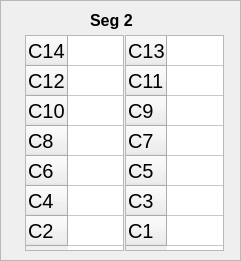
     <widget class="QFrame" name="frame_5">
      <property name="geometry">
       <rect>
        <x>250</x>
        <y>40</y>
        <width>241</width>
        <height>261</height>
       </rect>
      </property>
      <property name="frameShape">
       <enum>QFrame::StyledPanel</enum>
      </property>
      <property name="frameShadow">
       <enum>QFrame::Raised</enum>
      </property>
      <widget class="QTableWidget" name="box2_even">
       <property name="geometry">
        <rect>
         <x>25</x>
         <y>35</y>
         <width>99</width>
         <height>216</height>
        </rect>
       </property>
       <property name="font">
        <font>
         <pointsize>15</pointsize>
        </font>
       </property>
       <attribute name="horizontalHeaderVisible">
        <bool>false</bool>
       </attribute>
       <attribute name="horizontalHeaderDefaultSectionSize">
        <number>60</number>
       </attribute>
       <row>
        <property name="text">
         <string>C14</string>
        </property>
       </row>
       <row>
        <property name="text">
         <string>C12</string>
        </property>
       </row>
       <row>
        <property name="text">
         <string>C10</string>
        </property>
       </row>
       <row>
        <property name="text">
         <string>C8</string>
        </property>
       </row>
       <row>
        <property name="text">
         <string>C6</string>
        </property>
       </row>
       <row>
        <property name="text">
         <string>C4</string>
        </property>
       </row>
       <row>
        <property name="text">
         <string>C2</string>
        </property>
       </row>
       <column>
        <property name="text">
         <string>Right</string>
        </property>
       </column>
      </widget>
      <widget class="QTableWidget" name="box2_odd">
       <property name="geometry">
        <rect>
         <x>125</x>
         <y>35</y>
         <width>99</width>
         <height>216</height>
        </rect>
       </property>
       <property name="font">
        <font>
         <pointsize>15</pointsize>
        </font>
       </property>
       <attribute name="horizontalHeaderVisible">
        <bool>false</bool>
       </attribute>
       <attribute name="horizontalHeaderDefaultSectionSize">
        <number>60</number>
       </attribute>
       <row>
        <property name="text">
         <string>C13</string>
        </property>
       </row>
       <row>
        <property name="text">
         <string>C11</string>
        </property>
       </row>
       <row>
        <property name="text">
         <string>C9</string>
        </property>
       </row>
       <row>
        <property name="text">
         <string>C7</string>
        </property>
       </row>
       <row>
        <property name="text">
         <string>C5</string>
        </property>
       </row>
       <row>
        <property name="text">
         <string>C3</string>
        </property>
       </row>
       <row>
        <property name="text">
         <string>C1</string>
        </property>
       </row>
       <column>
        <property name="text">
         <string>Left</string>
        </property>
       </column>
      </widget>
      <widget class="QLabel" name="box2_label">
       <property name="geometry">
        <rect>
         <x>90</x>
         <y>10</y>
         <width>61</width>
         <height>21</height>
        </rect>
       </property>
       <property name="font">
        <font>
         <pointsize>12</pointsize>
         <weight>75</weight>
         <bold>true</bold>
        </font>
       </property>
       <property name="text">
        <string>Seg 2</string>
       </property>
      </widget>
     </widget>
